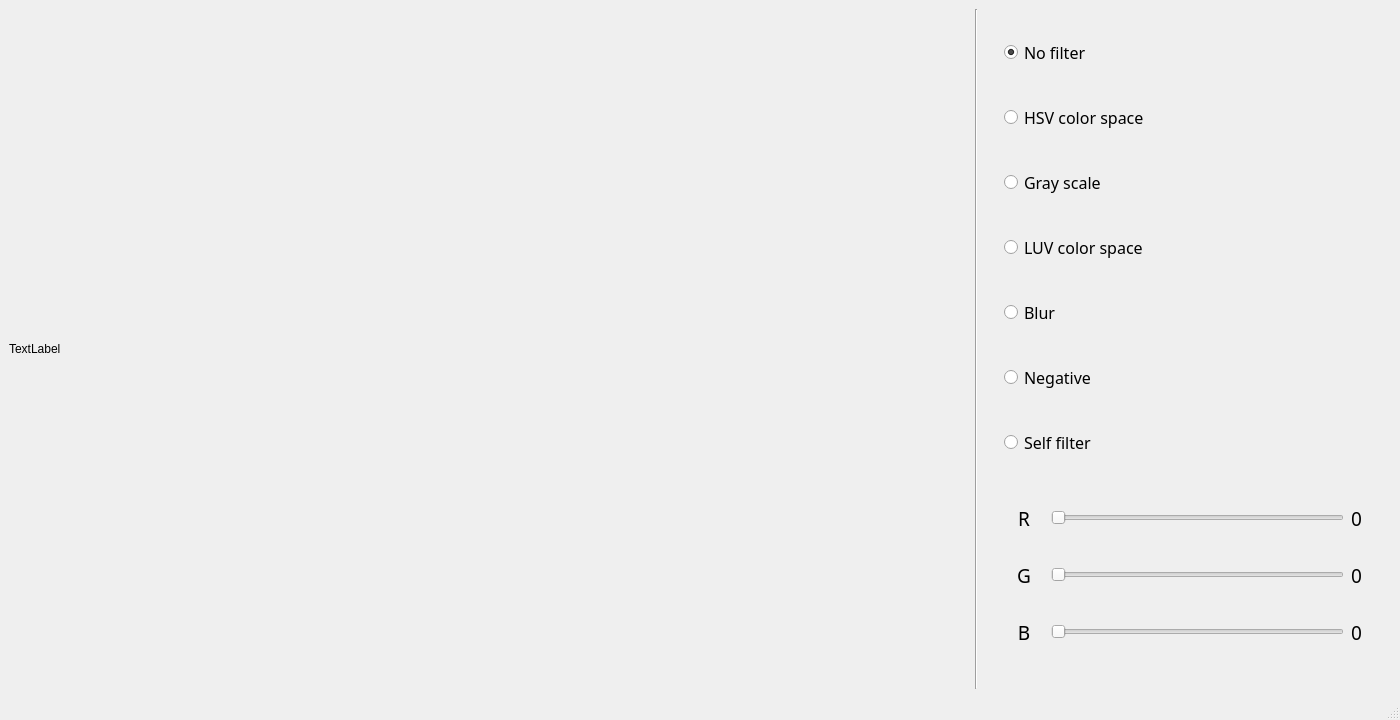
<?xml version="1.0" encoding="UTF-8"?>
<ui version="4.0">
 <class>MainWindow</class>
 <widget class="QMainWindow" name="MainWindow">
  <property name="geometry">
   <rect>
    <x>0</x>
    <y>0</y>
    <width>1400</width>
    <height>720</height>
   </rect>
  </property>
  <property name="maximumSize">
   <size>
    <width>1400</width>
    <height>720</height>
   </size>
  </property>
  <property name="windowTitle">
   <string>PyQt5 Video</string>
  </property>
  <widget class="QWidget" name="centralwidget">
   <layout class="QHBoxLayout" name="horizontalLayout">
    <item>
     <widget class="QLabel" name="label">
      <property name="minimumSize">
       <size>
        <width>960</width>
        <height>0</height>
       </size>
      </property>
      <property name="text">
       <string>TextLabel</string>
      </property>
     </widget>
    </item>
    <item>
     <widget class="Line" name="line">
      <property name="orientation">
       <enum>Qt::Vertical</enum>
      </property>
     </widget>
    </item>
    <item>
     <spacer name="horizontalSpacer">
      <property name="orientation">
       <enum>Qt::Horizontal</enum>
      </property>
      <property name="sizeType">
       <enum>QSizePolicy::Fixed</enum>
      </property>
      <property name="sizeHint" stdset="0">
       <size>
        <width>20</width>
        <height>20</height>
       </size>
      </property>
     </spacer>
    </item>
    <item>
     <layout class="QVBoxLayout" name="verticalLayout">
      <property name="spacing">
       <number>7</number>
      </property>
      <property name="leftMargin">
       <number>0</number>
      </property>
      <property name="topMargin">
       <number>0</number>
      </property>
      <item>
       <widget class="QRadioButton" name="radioButton_1">
        <property name="font">
         <font>
          <family>Poor Richard</family>
          <pointsize>12</pointsize>
         </font>
        </property>
        <property name="text">
         <string>No filter</string>
        </property>
        <property name="checked">
         <bool>true</bool>
        </property>
       </widget>
      </item>
      <item>
       <widget class="QRadioButton" name="radioButton_2">
        <property name="font">
         <font>
          <family>Poor Richard</family>
          <pointsize>12</pointsize>
         </font>
        </property>
        <property name="text">
         <string>HSV color space</string>
        </property>
       </widget>
      </item>
      <item>
       <widget class="QRadioButton" name="radioButton_3">
        <property name="font">
         <font>
          <family>Poor Richard</family>
          <pointsize>12</pointsize>
         </font>
        </property>
        <property name="text">
         <string>Gray scale</string>
        </property>
       </widget>
      </item>
      <item>
       <widget class="QRadioButton" name="radioButton_4">
        <property name="font">
         <font>
          <family>Poor Richard</family>
          <pointsize>12</pointsize>
         </font>
        </property>
        <property name="text">
         <string>LUV color space</string>
        </property>
        <property name="checked">
         <bool>false</bool>
        </property>
       </widget>
      </item>
      <item>
       <widget class="QRadioButton" name="radioButton_5">
        <property name="font">
         <font>
          <family>Poor Richard</family>
          <pointsize>12</pointsize>
         </font>
        </property>
        <property name="text">
         <string>Blur</string>
        </property>
       </widget>
      </item>
      <item>
       <widget class="QRadioButton" name="radioButton_6">
        <property name="font">
         <font>
          <family>Poor Richard</family>
          <pointsize>12</pointsize>
         </font>
        </property>
        <property name="text">
         <string>Negative</string>
        </property>
       </widget>
      </item>
      <item>
       <widget class="QRadioButton" name="radioButton_7">
        <property name="font">
         <font>
          <family>Poor Richard</family>
          <pointsize>12</pointsize>
         </font>
        </property>
        <property name="text">
         <string>Self filter</string>
        </property>
       </widget>
      </item>
      <item>
       <layout class="QGridLayout" name="gridLayout" rowminimumheight="50,50,50" columnminimumwidth="40,0,40">
        <item row="2" column="2">
         <widget class="QLabel" name="label_B_num">
          <property name="font">
           <font>
            <family>Poor Richard</family>
            <pointsize>14</pointsize>
           </font>
          </property>
          <property name="text">
           <string>0</string>
          </property>
         </widget>
        </item>
        <item row="1" column="2">
         <widget class="QLabel" name="label_G_num">
          <property name="font">
           <font>
            <family>Poor Richard</family>
            <pointsize>14</pointsize>
           </font>
          </property>
          <property name="text">
           <string>0</string>
          </property>
         </widget>
        </item>
        <item row="2" column="0">
         <widget class="QLabel" name="label_B">
          <property name="font">
           <font>
            <family>Poor Richard</family>
            <pointsize>14</pointsize>
           </font>
          </property>
          <property name="text">
           <string>B</string>
          </property>
          <property name="alignment">
           <set>Qt::AlignCenter</set>
          </property>
         </widget>
        </item>
        <item row="0" column="0">
         <widget class="QLabel" name="label_R">
          <property name="font">
           <font>
            <family>Poor Richard</family>
            <pointsize>14</pointsize>
            <weight>50</weight>
            <bold>false</bold>
            <underline>false</underline>
            <strikeout>false</strikeout>
            <kerning>true</kerning>
           </font>
          </property>
          <property name="text">
           <string>R</string>
          </property>
          <property name="alignment">
           <set>Qt::AlignCenter</set>
          </property>
         </widget>
        </item>
        <item row="1" column="0">
         <widget class="QLabel" name="label_G">
          <property name="font">
           <font>
            <family>Poor Richard</family>
            <pointsize>14</pointsize>
           </font>
          </property>
          <property name="text">
           <string>G</string>
          </property>
          <property name="alignment">
           <set>Qt::AlignCenter</set>
          </property>
         </widget>
        </item>
        <item row="0" column="1">
         <widget class="QSlider" name="horizontalSlider_3">
          <property name="maximum">
           <number>255</number>
          </property>
          <property name="orientation">
           <enum>Qt::Horizontal</enum>
          </property>
         </widget>
        </item>
        <item row="1" column="1">
         <widget class="QSlider" name="horizontalSlider_2">
          <property name="maximum">
           <number>255</number>
          </property>
          <property name="orientation">
           <enum>Qt::Horizontal</enum>
          </property>
         </widget>
        </item>
        <item row="0" column="2">
         <widget class="QLabel" name="label_R_num">
          <property name="font">
           <font>
            <family>Poor Richard</family>
            <pointsize>14</pointsize>
           </font>
          </property>
          <property name="text">
           <string>0</string>
          </property>
         </widget>
        </item>
        <item row="2" column="1">
         <widget class="QSlider" name="horizontalSlider_4">
          <property name="maximum">
           <number>255</number>
          </property>
          <property name="orientation">
           <enum>Qt::Horizontal</enum>
          </property>
         </widget>
        </item>
       </layout>
      </item>
     </layout>
    </item>
   </layout>
  </widget>
  <widget class="QMenuBar" name="menubar">
   <property name="geometry">
    <rect>
     <x>0</x>
     <y>0</y>
     <width>1400</width>
     <height>26</height>
    </rect>
   </property>
  </widget>
  <widget class="QStatusBar" name="statusbar"/>
 </widget>
 <resources/>
 <connections>
  <connection>
   <sender>horizontalSlider_3</sender>
   <signal>valueChanged(int)</signal>
   <receiver>label_R_num</receiver>
   <slot>setNum(int)</slot>
   <hints>
    <hint type="sourcelabel">
     <x>1074</x>
     <y>366</y>
    </hint>
    <hint type="destinationlabel">
     <x>1349</x>
     <y>368</y>
    </hint>
   </hints>
  </connection>
  <connection>
   <sender>horizontalSlider_2</sender>
   <signal>valueChanged(int)</signal>
   <receiver>label_G_num</receiver>
   <slot>setNum(int)</slot>
   <hints>
    <hint type="sourcelabel">
     <x>1129</x>
     <y>477</y>
    </hint>
    <hint type="destinationlabel">
     <x>1382</x>
     <y>485</y>
    </hint>
   </hints>
  </connection>
  <connection>
   <sender>horizontalSlider_4</sender>
   <signal>valueChanged(int)</signal>
   <receiver>label_B_num</receiver>
   <slot>setNum(int)</slot>
   <hints>
    <hint type="sourcelabel">
     <x>1164</x>
     <y>599</y>
    </hint>
    <hint type="destinationlabel">
     <x>1381</x>
     <y>600</y>
    </hint>
   </hints>
  </connection>
 </connections>
</ui>
